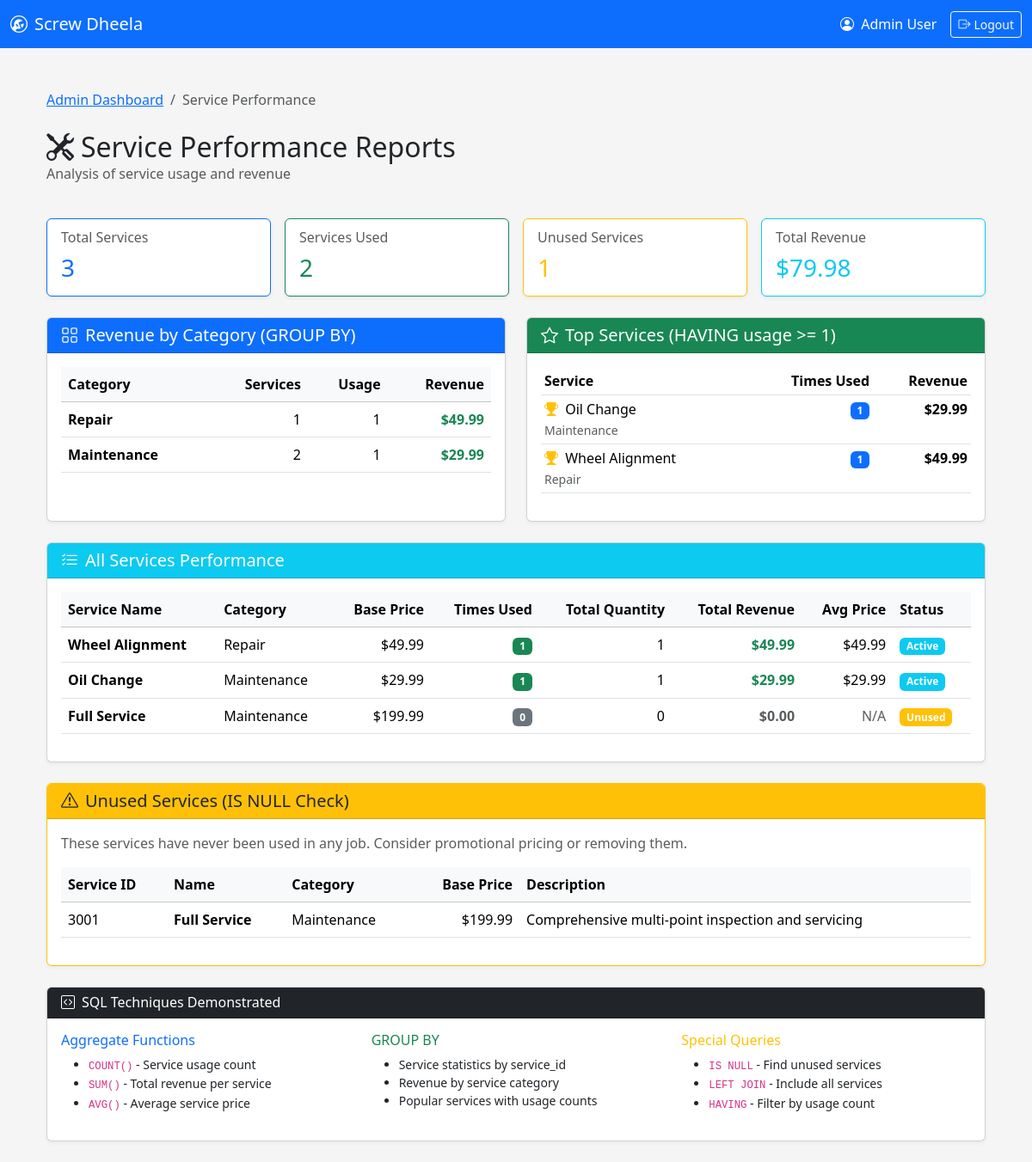
/public/reports/services.php (signed in), run on the app's committed database.
### tables this page shows
CREATE TABLE IF NOT EXISTS services (
    service_id   INT AUTO_INCREMENT PRIMARY KEY,
    name         VARCHAR(100) NOT NULL,
    description  VARCHAR(255),
    base_price   DECIMAL(10,2) NOT NULL DEFAULT 0,
    category     VARCHAR(50)           
);

### public/reports/services.php (the view, shortened to what the rows shown need)
<?php
require_once '../../config/db.php';
require_once '../../includes/header.php';
$service_stats_query = "SELECT
                            s.service_id,
                            s.name,
                            s.category,
                            s.base_price,
                            COUNT(js.job_service_id) as times_used,
                            SUM(js.quantity) as total_quantity,
                            SUM(js.quantity * js.unit_price) as total_revenue,
                            AVG(js.unit_price) as avg_price
                        FROM services s
                        LEFT JOIN job_services js ON s.service_id = js.service_id
                        GROUP BY s.service_id, s.name, s.category, s.base_price
                        ORDER BY times_used DESC, total_revenue DESC";
$service_stats_result = $conn->query($service_stats_query);
$service_stats = [];
while ($row = $service_stats_result->fetch_assoc()) {
    $service_stats[] = $row;
}
$category_revenue_query = "SELECT
                                s.category,
                                COUNT(DISTINCT s.service_id) as service_count,
                                COUNT(js.job_service_id) as usage_count,
                                SUM(js.quantity * js.unit_price) as total_revenue,
                                AVG(js.unit_price) as avg_price
                            FROM services s
                            LEFT JOIN job_services js ON s.service_id = js.service_id
                            GROUP BY s.category
                            ORDER BY total_revenue DESC";
$category_revenue_result = $conn->query($category_revenue_query);
$category_data = [];
while ($row = $category_revenue_result->fetch_assoc()) {
    $category_data[] = $row;
}
$popular_services_query = "SELECT
                                s.service_id,
                                s.name,
                                s.category,
                                COUNT(js.job_service_id) as usage_count,
                                SUM(js.quantity * js.unit_price) as revenue
                            FROM services s
                            JOIN job_services js ON s.service_id = js.service_id
                            GROUP BY s.service_id, s.name, s.category
                            HAVING COUNT(js.job_service_id) >= 1
                            ORDER BY usage_count DESC
                            LIMIT 10";
$popular_services_result = $conn->query($popular_services_query);
$popular_services = [];
while ($row = $popular_services_result->fetch_assoc()) {
    $popular_services[] = $row;
}
$unused_services_query = "SELECT
                            s.service_id,
                            s.name,
                            s.category,
                            s.base_price,
                            s.description
                        FROM services s
                        LEFT JOIN job_services js ON s.service_id = js.service_id
                        WHERE js.job_service_id IS NULL
                        ORDER BY s.category, s.name";
$unused_services_result = $conn->query($unused_services_query);
$unused_services = [];
while ($row = $unused_services_result->fetch_assoc()) {
    $unused_services[] = $row;
}
?>
<div class="container-fluid py-4">
    <div class="row mb-4">
        <div class="col-12">
            <h2 class="mb-0">
                <i class="bi bi-tools me-2"></i>Service Performance Reports
            </h2>
        </div>
    </div>
    <div class="row mb-4">
        <div class="col-md-6">
            <div class="card h-100">
                <div class="card-body">
                    <?php if (empty($category_data)): ?>
                        <p class="text-muted">No category data available.</p>
                    <?php else: ?>
                        <div class="table-responsive">
                            <table class="table table-hover">
                                <thead class="table-light">
                                    <tr>
                                        <th>Category</th>
                                        <th class="text-end">Services</th>
                                        <th class="text-end">Usage</th>
                                        <th class="text-end">Revenue</th>
                                    </tr>
                                </thead>
                            </table>
                        </div>
                    <?php endif; ?>
                </div>
            </div>
        </div>
        <div class="col-md-6">
            <div class="card h-100">
                <div class="card-body">
                    <?php if (empty($popular_services)): ?>
                        <p class="text-muted">No service usage data available.</p>
                    <?php else: ?>
                        <div class="table-responsive">
                            <table class="table table-sm">
                                <thead>
                                    <tr>
                                        <th>Service</th>
                                        <th class="text-end">Times Used</th>
                                        <th class="text-end">Revenue</th>
                                    </tr>
                                </thead>
                                <tbody>
                                    <?php foreach ($popular_services as $index => $service): ?>
                                        <tr>
                                            <td>
                                                <?php if ($index < 3): ?>
                                                    <i class="bi bi-trophy-fill text-warning me-1"></i>
                                                <?php endif; ?>
                                                <?php echo htmlspecialchars($service['name']); ?>
                                                <br><small class="text-muted"><?php echo htmlspecialchars($service['category']); ?></small>
                                            </td>
                                            <td class="text-end">
                                                <span class="badge bg-primary"><?php echo $service['usage_count']; ?></span>
                                            </td>
                                            <td class="text-end">
                                                <strong>$<?php echo number_format($service['revenue'], 2); ?></strong>
                                            </td>
                                        </tr>
                                    <?php endforeach; ?>
                                </tbody>
                            </table>
                        </div>
                    <?php endif; ?>
                </div>
            </div>
        </div>
    </div>
    <div class="row mb-4">
        <div class="col-12">
            <div class="card">
                <div class="card-body">
                    <div class="table-responsive">
                        <table class="table table-hover">
                            <thead class="table-light">
                                <tr>
                                    <th>Service Name</th>
                                    <th>Category</th>
                                    <th class="text-end">Base Price</th>
                                    <th class="text-end">Times Used</th>
                                    <th class="text-end">Total Quantity</th>
                                    <th class="text-end">Total Revenue</th>
                                    <th class="text-end">Avg Price</th>
                                    <th>Status</th>
                                </tr>
                            </thead>
                            <tbody>
                                <?php foreach ($service_stats as $service): ?>
                                    <tr>
                                        <td><strong><?php echo htmlspecialchars($service['name']); ?></strong></td>
                                        <td><?php echo htmlspecialchars($service['category'] ?? 'N/A'); ?></td>
                                        <td class="text-end">
                                            $<?php echo number_format($service['base_price'], 2); ?>
                                        </td>
                                        <td class="text-end">
                                            <?php if ($service['times_used'] > 0): ?>
                                                <span class="badge bg-success"><?php echo $service['times_used']; ?></span>
                                            <?php else: ?>
                                                <span class="badge bg-secondary">0</span>
                                            <?php endif; ?>
                                        </td>
                                        <td class="text-end"><?php echo $service['total_quantity'] ?? 0; ?></td>
                                        <td class="text-end">
                                            <strong class="<?php echo $service['total_revenue'] > 0 ? 'text-success' : 'text-muted'; ?>">
                                                $<?php echo number_format($service['total_revenue'] ?? 0, 2); ?>
                                            </strong>
                                        </td>
                                        <td class="text-end">
                                            <?php if ($service['avg_price']): ?>
                                                $<?php echo number_format($service['avg_price'], 2); ?>
                                            <?php else: ?>
                                                <span class="text-muted">N/A</span>
                                            <?php endif; ?>
                                        </td>
                                        <td>
                                            <?php if ($service['times_used'] > 5): ?>
                                                <span class="badge bg-success">Popular</span>
                                            <?php elseif ($service['times_used'] > 0): ?>
                                                <span class="badge bg-info">Active</span>
                                            <?php else: ?>
                                                <span class="badge bg-warning">Unused</span>
                                            <?php endif; ?>
                                        </td>
                                    </tr>
                                <?php endforeach; ?>
                            </tbody>
                        </table>
                    </div>
                </div>
            </div>
        </div>
    </div>
    <?php if (!empty($unused_services)): ?>
        <div class="row mb-4">
            <div class="col-12">
                <div class="card border-warning">
                    <div class="card-body">
                        <div class="table-responsive">
                            <table class="table table-hover">
                                <thead class="table-light">
                                    <tr>
                                        <th>Service ID</th>
                                        <th>Name</th>
                                        <th>Category</th>
                                        <th class="text-end">Base Price</th>
                                        <th>Description</th>
                                    </tr>
                                </thead>
                                <tbody>
                                    <?php foreach ($unused_services as $service): ?>
                                        <tr>
                                            <td><?php echo $service['service_id']; ?></td>
                                            <td><strong><?php echo htmlspecialchars($service['name']); ?></strong></td>
                                            <td><?php echo htmlspecialchars($service['category'] ?? 'N/A'); ?></td>
                                            <td class="text-end">
                                                $<?php echo number_format($service['base_price'], 2); ?>
                                            </td>
                                            <td><?php echo htmlspecialchars($service['description'] ?? 'No description'); ?></td>
                                        </tr>
                                    <?php endforeach; ?>
                                </tbody>
                            </table>
                        </div>
                    </div>
                </div>
            </div>
        </div>
    <?php endif; ?>
</div>
<?php require_once '../../includes/footer.php'; ?>

### data on the page
services: name "Oil Change", category "Maintenance", usage_count "1", revenue "29.99", base_price "29.99", times_used "1", total_quantity "1", total_revenue "29.99", avg_price "29.99", shows "Active"
services: name "Wheel Alignment", category "Repair", usage_count "1", revenue "49.99", base_price "49.99", times_used "1", total_quantity "1", total_revenue "49.99", avg_price "49.99", shows "Active"
services: name "Full Service", category "Maintenance", base_price "199.99", shows "0", total_quantity "0", total_revenue "0.00", shows "N/A", shows "Unused", service_id "3001", description "Comprehensive multi-point inspection and servicing"

### other printed values
$_SESSION['staff_name'] "Admin User"
$total_services "3"
$total_used "2"
$total_unused "1"
$total_revenue_all "79.98"
$cat['category'] "Repair"
$cat['service_count'] "1"
$cat['usage_count'] "1"
$cat['total_revenue'] "49.99"
$cat['category'] "Maintenance"
$cat['service_count'] "2"
$cat['total_revenue'] "29.99"
